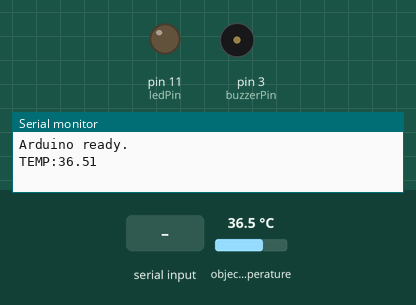
Bench run of a sketch on a simulated Arduino Uno, built with avr-gcc and run on an emulated ATmega328P. Parts: output pins drawn as LEDs (lit = HIGH), buzzer (waves = sounding), the last lines printed to the serial monitor. The test bench sets the inputs (shaded band); at power-on: object temperature 36.5 °C.

Above: at 1.2 s.
1.3 s: "R" received over Serial
At 2.5 s:
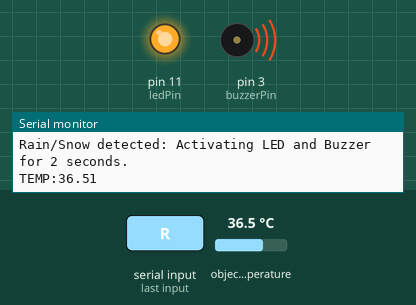
At 4.4 s:
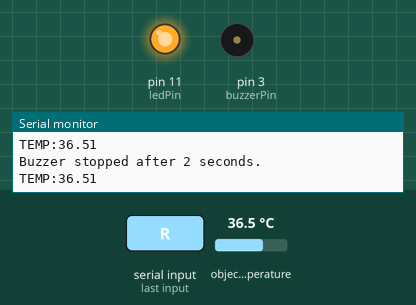
4.8 s: "C" received over Serial
At 5.3 s:
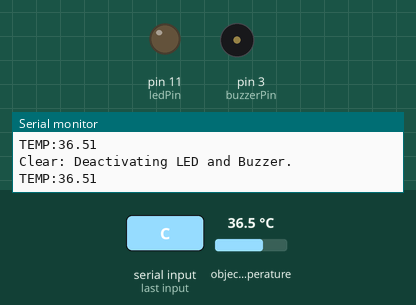
Timing chart, 0 to 7.8 s (numbered marks = the images above; inputs shaded):
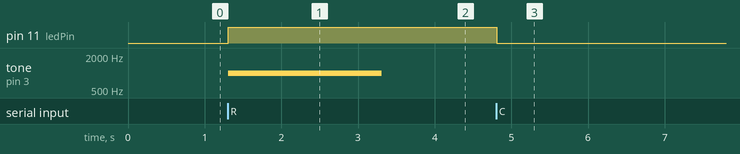

The sketch:

arduino_setting.ino
```cpp
// 예시 아두이노 스케치 (MLX90614, LED, 부저)
#include <Wire.h>
#include <Adafruit_MLX90614.h> // 비접촉 온도 센서 라이브러리

Adafruit_MLX90614 mlx = Adafruit_MLX90614();

const int ledPin = 11;   // LED가 연결된 핀
const int buzzerPin = 3; // 부저가 연결된 핀

// 부저 제어를 위한 변수 (비블로킹 타이머)
unsigned long buzzerStartTime = 0;
const long buzzerDuration = 2000; // 2초 (밀리초 단위)
bool buzzerActive = false;

void setup() {
  Serial.begin(9600); // 시리얼 통신 초기화 (파이썬과 속도 맞추기)
  pinMode(ledPin, OUTPUT);
  pinMode(buzzerPin, OUTPUT); // 부저 핀 출력 설정
  mlx.begin(); // MLX90614 센서 초기화

  Serial.println("Arduino ready.");
}

void loop() {
  // 1. 비접촉 온도 센서 데이터 읽기 및 파이썬으로 전송 (1초마다)
  // 너무 자주 읽으면 시리얼 버퍼에 부담을 줄 수 있으니 파이썬에서 주기적으로 요청하는 방식도 고려
  static unsigned long lastSensorReadTime = 0;
  if (millis() - lastSensorReadTime > 1000) { // 1초마다 센서 읽기
    float objectTemp = mlx.readObjectTempC();
    Serial.print("TEMP:");
    Serial.println(objectTemp);
    lastSensorReadTime = millis();
  }

  // 2. 파이썬으로부터 명령 수신 및 처리
  if (Serial.available() > 0) {
    char command = Serial.read();
    if (command == 'R') { // 'R'(Rain) 명령이 오면 비/눈 예보 -> LED 켜고 부저 2초 울림
      digitalWrite(ledPin, HIGH); // LED 켜기 (예보가 있는 동안 유지)
      if (!buzzerActive) { // 부저가 현재 울리고 있지 않으면
        tone(buzzerPin, 1000); // 1000Hz 소리 재생 시작
        buzzerStartTime = millis(); // 타이머 시작
        buzzerActive = true;
        Serial.println("Rain/Snow detected: Activating LED and Buzzer for 2 seconds.");
      }
    } else if (command == 'C') { // 'C'(Clear) 명령이 오면 맑음 -> LED 끄고 부저 멈춤
      digitalWrite(ledPin, LOW); // LED 끄기
      noTone(buzzerPin);       // 부저 소리 정지
      buzzerActive = false;
      Serial.println("Clear: Deactivating LED and Buzzer.");
    }
  }

  // 부저 2초 동안 울리고 끄는 로직 (비블로킹)
  if (buzzerActive && millis() - buzzerStartTime >= buzzerDuration) {
    noTone(buzzerPin); // 소리 정지
    buzzerActive = false;
    Serial.println("Buzzer stopped after 2 seconds.");
  }

  // 딜레이를 짧게 유지하여 루프가 자주 실행되도록.
  // 이 루프 딜레이는 센서 읽기 딜레이와는 다름.
  delay(10); // 짧은 딜레이로 다른 작업을 원활하게 처리
}
```

Measured:
- after the input at 1.3 s, pin 11 (ledPin): LOW → HIGH at once; tone on pin 3 (buzzerPin): silent → 1000 Hz at once, → silent 2.0 s later
- after the input at 4.8 s, pin 11 (ledPin): HIGH → LOW at once
